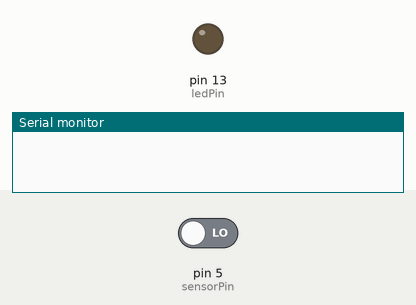
Recording of a sketch running on a simulated Arduino Uno, built with avr-gcc and run on an emulated ATmega328P. Parts: output pins drawn as LEDs (lit = HIGH), the last lines printed to the serial monitor. The inputs (shaded band) are chosen by the test bench; at power-on: pin 5 (sensorPin) LOW.

Above: at 1.2 s.
1.3 s: pin 5 (sensorPin) driven HIGH
At 2.3 s:
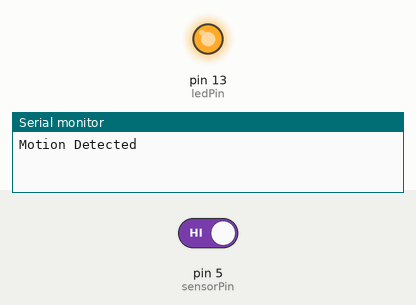
2.9 s: pin 5 (sensorPin) driven LOW
At 3.4 s:
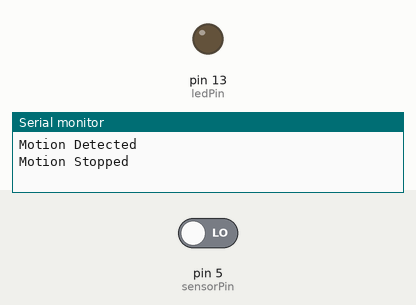
Timing chart, 0 to 5.9 s (numbered marks = the images above; inputs shaded):
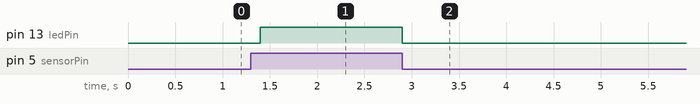

The sketch:

PIR_Motion_Sensor_with_Arduino_Code2.ino
```cpp
/*
    PIR motion sensor with Arduino
    For more details, visit: https://techzeero.com/arduino-tutorials/pir-motion-sensor-with-arduino/
*/

int ledPin = 13;             // Attach LED Pin
int sensorPin = 5;           // Attach sensor out pin to Arduino D5
int state = LOW;             // Motion State
int val = 0;                 // sensorPin value

void setup() {
  pinMode(ledPin, OUTPUT);
  pinMode(sensorPin, INPUT);
  Serial.begin(9600);
}

void loop(){
  val = digitalRead(sensorPin);
  if (val == HIGH) {
    digitalWrite(ledPin, HIGH);
    delay(100);

    if (state == LOW) {
      Serial.println("Motion Detected");
      state = HIGH;
    }
  }
  else {
      digitalWrite(ledPin, LOW);
      delay(200);

      if (state == HIGH){
        Serial.println("Motion Stopped");
        state = LOW;
    }
  }
}
```

Measured:
- after the input at 1.3 s, pin 13 (ledPin): LOW → HIGH after 0.10 s
- after the input at 2.9 s, pin 13 (ledPin): HIGH → LOW at once
